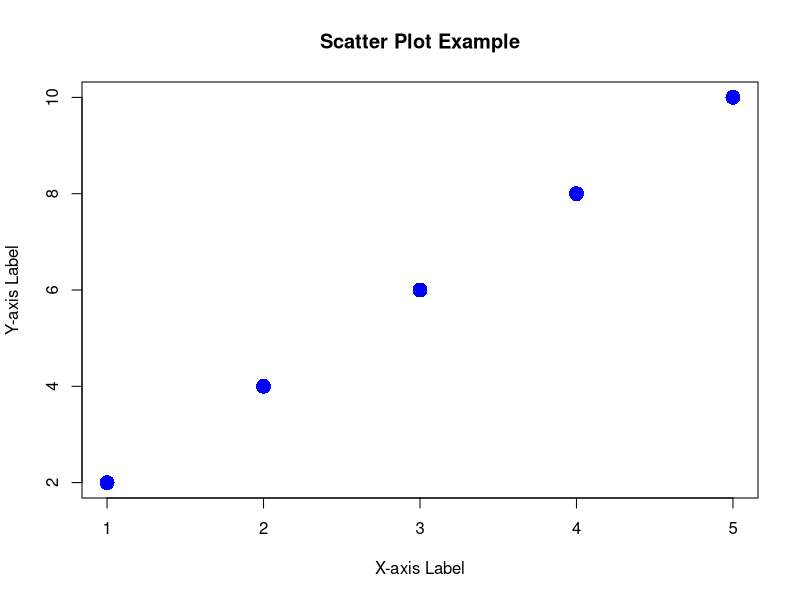
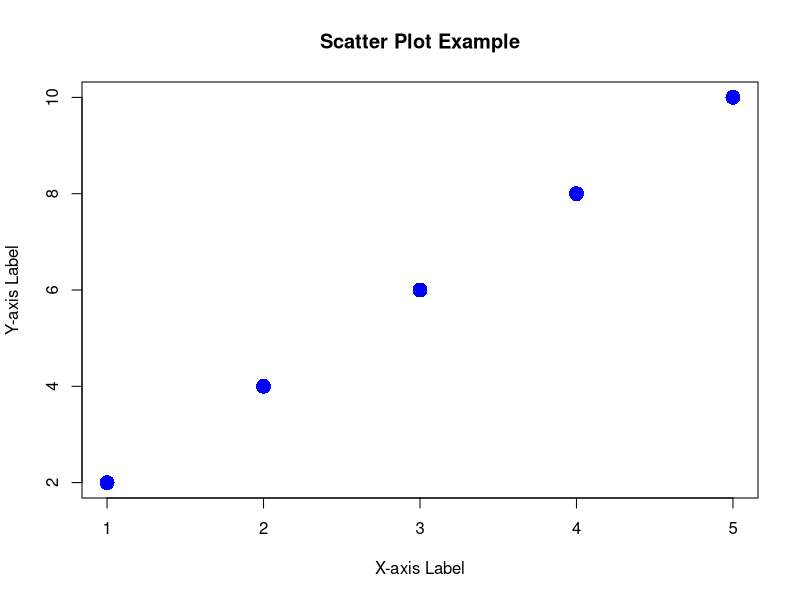

The R source for these figures, in order:
## ---- chunk 1
if(!require(fontawesome)){
  install.packages('fontawesome')
  library(fontawesome)
}
## ---- chunk 2
# Sample data
x <- c(1, 2, 3, 4, 5)
y <- c(2, 4, 6, 8, 10)
# Create a scatter plot using Base R plot function
plot(x, y,  type = "p", col = "blue", pch = 16, cex = 2, xlab = "X-axis Label",  ylab = "Y-axis Label",  main = "Scatter Plot Example" )
## ---- chunk 3
# Sample data
x <- c(1, 2, 3, 4, 5)
y <- c(2, 4, 6, 8, 10)
# Create a scatter plot using Base R plot function
plot(x, y,  type = "p", col = "blue", pch = 16, cex = 2, xlab = "X-axis Label",  ylab = "Y-axis Label",  main = "Scatter Plot Example" )
